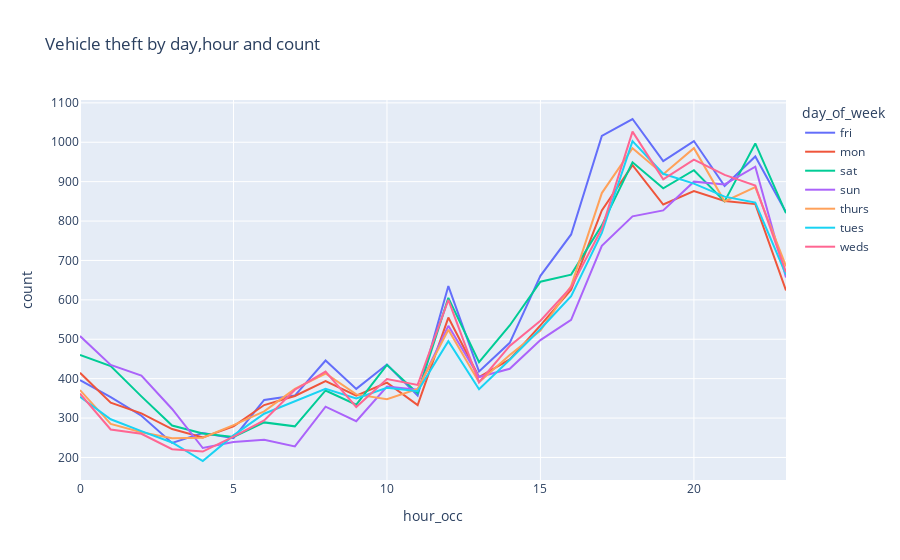

Write notebook code for a chart like this one.
### Code cell
vehicle_theft = crime.loc[crime['crm cd'] == 510]
vehicle_theft = vehicle_theft.groupby(['day_of_week','hour_occ'], as_index = False).agg({'year_occ':'count'})
vehicle_theft = vehicle_theft.rename(columns = {"year_occ":"count"})
fig = px.line(vehicle_theft, x="hour_occ", y="count", color='day_of_week',title='Vehicle theft by day,hour and count')
fig.show()

### Figure 1 — Plotly figure (JSON) as saved in the notebook; plotly's stock layout.template omitted (floating-point values rounded to 4 significant figures)
{"data": [{"hovertemplate": "day_of_week=fri<br>hour_occ=%{x}<br>count=%{y}<extra></extra>", "legendgroup": "fri", "line": {"color": "#636efa", "dash": "solid"}, "marker": {"symbol": "circle"}, "mode": "lines", "name": "fri", "orientation": "v", "showlegend": true, "type": "scatter", "x": [0, 1, 2, 3, 4, 5, 6, 7, 8, 9, 10, 11, 12, 13, 14, 15, 16, 17, 18, 19, 20, 21, 22, 23], "xaxis": "x", "y": [396, 353, 306, 237, 262, 249, 346, 357, 446, 374, 436, 357, 635, 418, 491, 661, 766, 1016, 1059, 952, 1003, 889, 964, 822], "yaxis": "y"}, {"hovertemplate": "day_of_week=mon<br>hour_occ=%{x}<br>count=%{y}<extra></extra>", "legendgroup": "mon", "line": {"color": "#EF553B", "dash": "solid"}, "marker": {"symbol": "circle"}, "mode": "lines", "name": "mon", "orientation": "v", "showlegend": true, "type": "scatter", "x": [0, 1, 2, 3, 4, 5, 6, 7, 8, 9, 10, 11, 12, 13, 14, 15, 16, 17, 18, 19, 20, 21, 22, 23], "xaxis": "x", "y": [415, 339, 312, 272, 251, 279, 333, 356, 394, 357, 390, 333, 555, 404, 449, 535, 626, 827, 942, 842, 876, 851, 843, 624], "yaxis": "y"}, {"hovertemplate": "day_of_week=sat<br>hour_occ=%{x}<br>count=%{y}<extra></extra>", "legendgroup": "sat", "line": {"color": "#00cc96", "dash": "solid"}, "marker": {"symbol": "circle"}, "mode": "lines", "name": "sat", "orientation": "v", "showlegend": true, "type": "scatter", "x": [0, 1, 2, 3, 4, 5, 6, 7, 8, 9, 10, 11, 12, 13, 14, 15, 16, 17, 18, 19, 20, 21, 22, 23], "xaxis": "x", "y": [460, 432, 355, 281, 261, 252, 289, 279, 370, 334, 435, 363, 605, 442, 535, 646, 664, 789, 949, 883, 929, 850, 997, 820], "yaxis": "y"}, {"hovertemplate": "day_of_week=sun<br>hour_occ=%{x}<br>count=%{y}<extra></extra>", "legendgroup": "sun", "line": {"color": "#ab63fa", "dash": "solid"}, "marker": {"symbol": "circle"}, "mode": "lines", "name": "sun", "orientation": "v", "showlegend": true, "type": "scatter", "x": [0, 1, 2, 3, 4, 5, 6, 7, 8, 9, 10, 11, 12, 13, 14, 15, 16, 17, 18, 19, 20, 21, 22, 23], "xaxis": "x", "y": [508, 435, 408, 323, 224, 239, 245, 228, 329, 292, 380, 372, 534, 404, 425, 498, 549, 737, 812, 827, 900, 893, 938, 657], "yaxis": "y"}, {"hovertemplate": "day_of_week=thurs<br>hour_occ=%{x}<br>count=%{y}<extra></extra>", "legendgroup": "thurs", "line": {"color": "#FFA15A", "dash": "solid"}, "marker": {"symbol": "circle"}, "mode": "lines", "name": "thurs", "orientation": "v", "showlegend": true, "type": "scatter", "x": [0, 1, 2, 3, 4, 5, 6, 7, 8, 9, 10, 11, 12, 13, 14, 15, 16, 17, 18, 19, 20, 21, 22, 23], "xaxis": "x", "y": [371, 285, 264, 249, 250, 282, 317, 374, 413, 360, 348, 374, 524, 391, 460, 522, 635, 871, 985, 919, 985, 850, 886, 685], "yaxis": "y"}, {"hovertemplate": "day_of_week=tues<br>hour_occ=%{x}<br>count=%{y}<extra></extra>", "legendgroup": "tues", "line": {"color": "#19d3f3", "dash": "solid"}, "marker": {"symbol": "circle"}, "mode": "lines", "name": "tues", "orientation": "v", "showlegend": true, "type": "scatter", "x": [0, 1, 2, 3, 4, 5, 6, 7, 8, 9, 10, 11, 12, 13, 14, 15, 16, 17, 18, 19, 20, 21, 22, 23], "xaxis": "x", "y": [354, 297, 267, 238, 191, 256, 311, 343, 374, 350, 377, 368, 495, 373, 448, 526, 609, 770, 1003, 920, 895, 862, 847, 664], "yaxis": "y"}, {"hovertemplate": "day_of_week=weds<br>hour_occ=%{x}<br>count=%{y}<extra></extra>", "legendgroup": "weds", "line": {"color": "#FF6692", "dash": "solid"}, "marker": {"symbol": "circle"}, "mode": "lines", "name": "weds", "orientation": "v", "showlegend": true, "type": "scatter", "x": [0, 1, 2, 3, 4, 5, 6, 7, 8, 9, 10, 11, 12, 13, 14, 15, 16, 17, 18, 19, 20, 21, 22, 23], "xaxis": "x", "y": [362, 271, 260, 221, 215, 253, 294, 372, 418, 328, 399, 384, 600, 391, 483, 547, 632, 781, 1027, 906, 956, 917, 890, 670], "yaxis": "y"}], "layout": {"legend": {"title": {"text": "day_of_week"}, "tracegroupgap": 0}, "title": {"text": "Vehicle theft by day,hour and count"}, "xaxis": {"anchor": "y", "domain": [0, 1], "title": {"text": "hour_occ"}}, "yaxis": {"anchor": "x", "domain": [0, 1], "title": {"text": "count"}}}}
